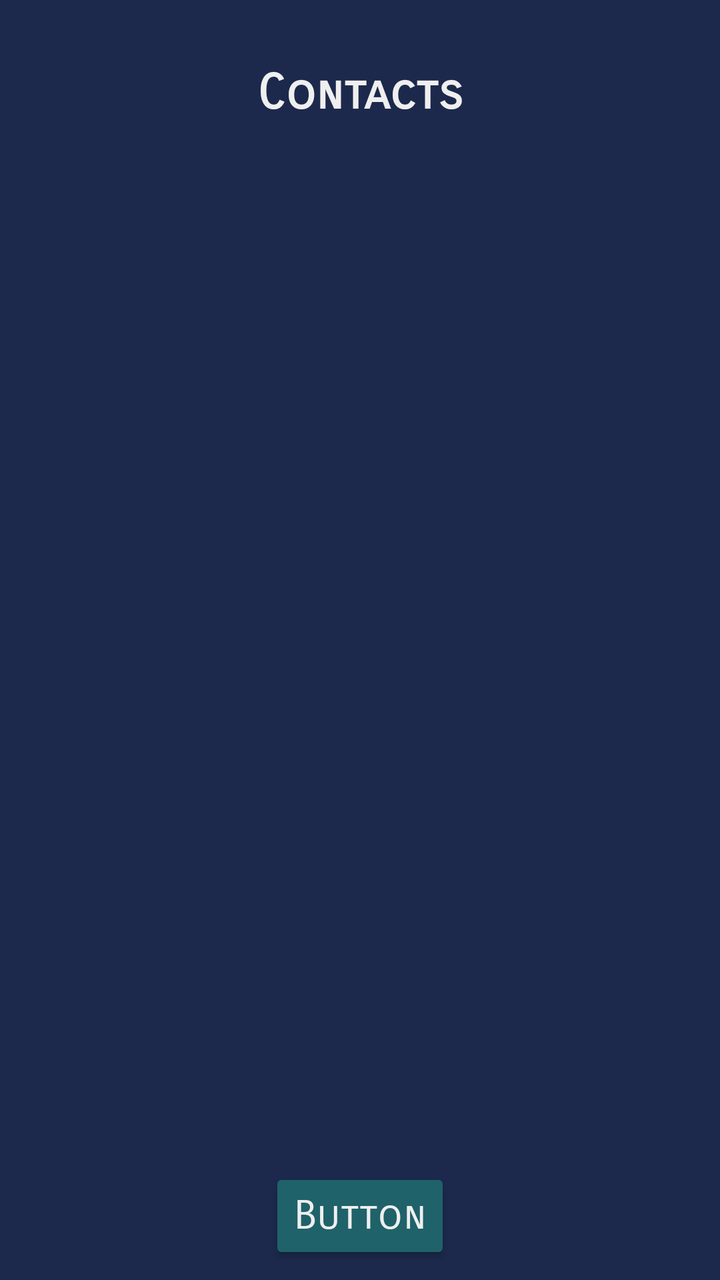
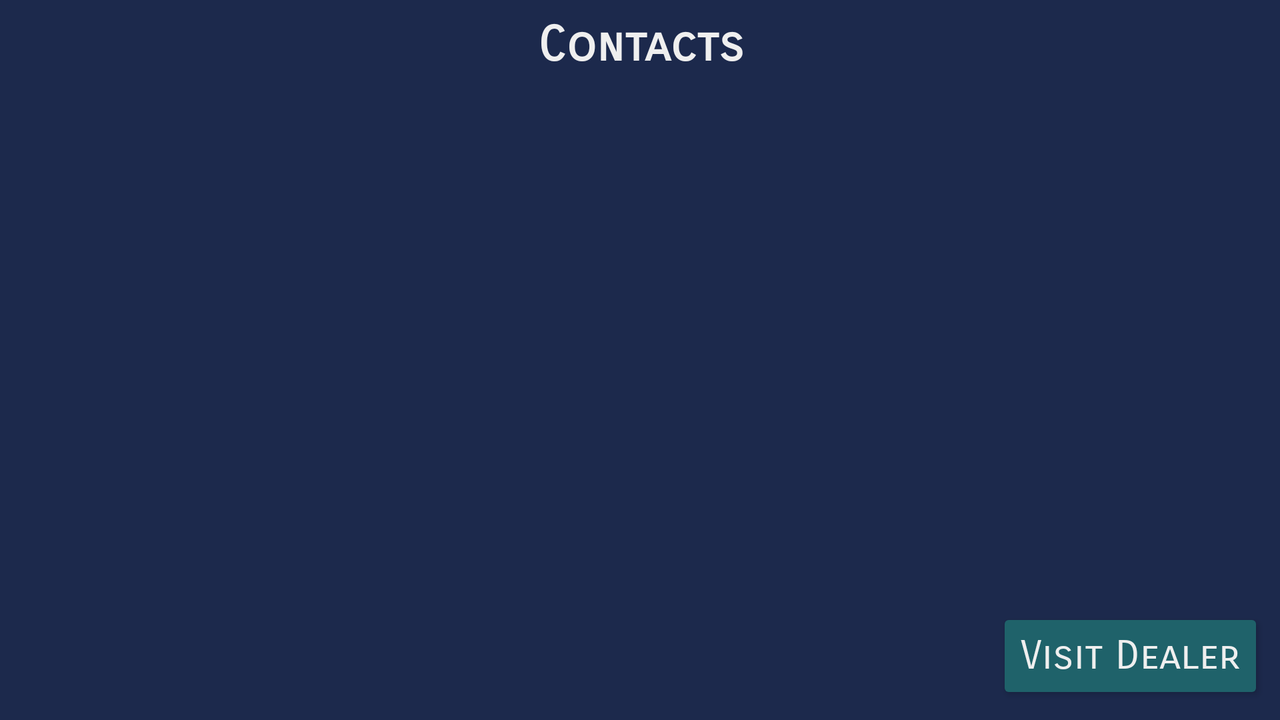

The same Android screen from two of the app's own layout files: first res/layout/ as a phone draws it, then the author's variant for another configuration, drawn on a device whose configuration selects that folder. Both files follow.
<!-- AndroidManifest.xml: application theme AppTheme -->
<!-- res/layout/fragment_dealer.xml -->
<?xml version="1.0" encoding="utf-8"?>
<android.support.constraint.ConstraintLayout
    xmlns:android="http://schemas.android.com/apk/res/android"
    xmlns:app="http://schemas.android.com/apk/res-auto"
    xmlns:tools="http://schemas.android.com/tools"
    android:layout_width="match_parent"
    android:layout_height="match_parent">

    <android.support.v7.widget.RecyclerView
        android:id="@+id/dealer_list_recycler"
        android:layout_width="wrap_content"
        android:layout_height="0dp"
        android:layout_marginEnd="8dp"
        android:layout_marginLeft="8dp"
        android:layout_marginRight="8dp"
        android:layout_marginStart="8dp"
        app:layout_constraintHorizontal_bias="0.501"
        app:layout_constraintLeft_toLeftOf="parent"
        app:layout_constraintRight_toRightOf="parent"
        android:layout_marginTop="32dp"
        app:layout_constraintTop_toBottomOf="@+id/text_contacts"
        android:layout_marginBottom="32dp"
        app:layout_constraintBottom_toTopOf="@+id/button_view_dealer" />

    <TextView
        android:id="@+id/text_contacts"
        android:layout_width="wrap_content"
        android:layout_height="wrap_content"
        android:layout_marginLeft="8dp"
        android:layout_marginRight="8dp"
        android:text="@string/contacts"
        style="@style/TextViewTheme"
        app:layout_constraintLeft_toLeftOf="parent"
        app:layout_constraintRight_toRightOf="parent"
        app:layout_constraintTop_toTopOf="parent"
        android:layout_marginTop="32dp"
        app:layout_constraintHorizontal_bias="0.501"
        android:layout_marginStart="8dp"
        android:layout_marginEnd="8dp" />

    <Button
        android:id="@+id/button_view_dealer"
        style="@style/ButtonTheme"
        android:layout_width="wrap_content"
        android:layout_height="wrap_content"
        android:layout_marginBottom="8dp"
        android:layout_marginLeft="8dp"
        android:layout_marginRight="8dp"
        android:text="Button"
        app:layout_constraintBottom_toBottomOf="parent"
        app:layout_constraintLeft_toLeftOf="parent"
        app:layout_constraintRight_toRightOf="parent" />

</android.support.constraint.ConstraintLayout>
<!-- resources referenced by this layout -->
<resources>
  <string name="contacts">Contacts</string>
  <style name="ButtonTheme" parent="AppTheme">
          <item name="android:fontFamily">sans-serif-smallcaps</item>
          <item name="android:textColor">@color/color_near_white</item>
          <item name="colorPrimary">@color/color_near_white</item>
          <item name="colorPrimaryDark">@color/colorPrimaryDark</item>
          <item name="colorAccent">@color/colorAccent</item>
          <item name="android:textSize">20sp</item>
          <item name="android:backgroundTint">@color/color_greenish</item>
      </style>
  <style name="TextViewTheme" parent="AppTheme">
          <item name="android:fontFamily">sans-serif-smallcaps</item>
          <item name="android:textColor">@color/color_near_white</item>
          <item name="colorPrimary">@color/color_near_white</item>
          <item name="colorPrimaryDark">@color/colorPrimaryDark</item>
          <item name="colorAccent">@color/colorAccent</item>
          <item name="android:textSize">24sp</item>
          <item name="android:textStyle">bold</item>
      </style>
  <style name="AppTheme" parent="Theme.AppCompat.Light.NoActionBar">
          
  		<item name="android:fontFamily">sans-serif-smallcaps</item>
          <item name="windowActionBar">false</item>
          <item name="colorPrimary">@color/colorPrimary</item>
          <item name="colorPrimaryDark">@color/colorPrimaryDark</item>
          <item name="colorAccent">@color/colorAccent</item>
  		<item name="android:windowBackground">@color/color_navy</item>
      </style>
  <color name="color_near_white">#efefef</color>
  <color name="colorPrimaryDark">#303F9F</color>
  <color name="colorAccent">#FF4081</color>
  <color name="color_greenish">#1f626a</color>
  <color name="colorPrimary">#3F51B5</color>
  <color name="color_navy">#1c294c</color>
</resources>
<!-- res/layout-land/fragment_dealer.xml (the author's variant of the layout above) -->
<!-- drawn on the phone turned sideways -->
<?xml version="1.0" encoding="utf-8"?>
<android.support.constraint.ConstraintLayout xmlns:android="http://schemas.android.com/apk/res/android"
    xmlns:app="http://schemas.android.com/apk/res-auto"
    android:layout_width="match_parent"
    android:layout_height="match_parent">

    <TextView
        android:id="@+id/text_contacts"
        android:layout_width="wrap_content"
        android:layout_height="wrap_content"
        android:layout_marginLeft="8dp"
        android:layout_marginRight="8dp"
        android:text="@string/contacts"
        style="@style/TextViewTheme"
        app:layout_constraintLeft_toLeftOf="parent"
        app:layout_constraintRight_toRightOf="parent"
        app:layout_constraintTop_toTopOf="parent"
        android:layout_marginTop="8dp"
        app:layout_constraintHorizontal_bias="0.501" />

    <Button
        android:id="@+id/button_view_dealer"
        style="@style/ButtonTheme"
        android:layout_width="wrap_content"
        android:layout_height="wrap_content"
        android:text="@string/visit_dealer"
        app:layout_constraintBottom_toBottomOf="parent"
        android:layout_marginBottom="8dp"
        android:layout_marginRight="8dp"
        app:layout_constraintRight_toRightOf="parent" />

    <android.support.v7.widget.RecyclerView
        android:id="@+id/dealer_list_recycler"
        android:layout_width="0dp"
        android:layout_height="0dp"
        android:layout_marginBottom="16dp"
        android:layout_marginEnd="8dp"
        android:layout_marginLeft="24dp"
        android:layout_marginRight="24dp"
        android:layout_marginStart="8dp"
        android:layout_marginTop="16dp"
        app:layout_constraintBottom_toBottomOf="parent"
        app:layout_constraintLeft_toLeftOf="parent"
        app:layout_constraintRight_toLeftOf="@+id/button_view_dealer"
        app:layout_constraintTop_toBottomOf="@+id/text_contacts"
        app:layout_constraintHorizontal_bias="1.0"
        app:layout_constraintVertical_bias="1.0" />
</android.support.constraint.ConstraintLayout>
<!-- resources referenced by the variant -->
<!-- as the phone turned sideways resolves them -->
<resources>
  <string name="contacts">Contacts</string>
  <string name="visit_dealer">Visit Dealer</string>
  <style name="ButtonTheme" parent="AppTheme">
          <item name="android:fontFamily">sans-serif-smallcaps</item>
          <item name="android:textColor">@color/color_near_white</item>
          <item name="colorPrimary">@color/color_near_white</item>
          <item name="colorPrimaryDark">@color/colorPrimaryDark</item>
          <item name="colorAccent">@color/colorAccent</item>
          <item name="android:textSize">20sp</item>
          <item name="android:backgroundTint">@color/color_greenish</item>
      </style>
  <style name="TextViewTheme" parent="AppTheme">
          <item name="android:fontFamily">sans-serif-smallcaps</item>
          <item name="android:textColor">@color/color_near_white</item>
          <item name="colorPrimary">@color/color_near_white</item>
          <item name="colorPrimaryDark">@color/colorPrimaryDark</item>
          <item name="colorAccent">@color/colorAccent</item>
          <item name="android:textSize">24sp</item>
          <item name="android:textStyle">bold</item>
      </style>
  <style name="AppTheme" parent="Theme.AppCompat.Light.NoActionBar">
          
  		<item name="android:fontFamily">sans-serif-smallcaps</item>
          <item name="windowActionBar">false</item>
          <item name="colorPrimary">@color/colorPrimary</item>
          <item name="colorPrimaryDark">@color/colorPrimaryDark</item>
          <item name="colorAccent">@color/colorAccent</item>
  		<item name="android:windowBackground">@color/color_navy</item>
      </style>
  <color name="color_near_white">#efefef</color>
  <color name="colorPrimaryDark">#303F9F</color>
  <color name="colorAccent">#FF4081</color>
  <color name="color_greenish">#1f626a</color>
  <color name="colorPrimary">#3F51B5</color>
  <color name="color_navy">#1c294c</color>
</resources>
